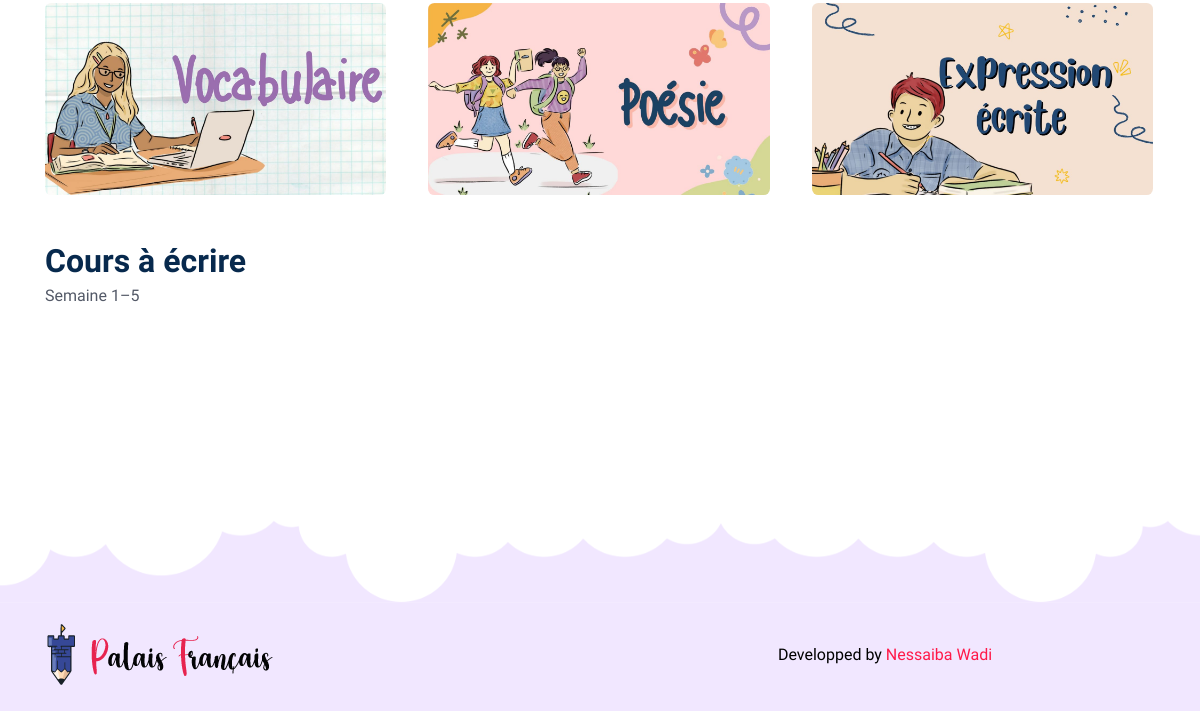
Page /Palais-Français/theme8.php (lower part) on the earlier database version.
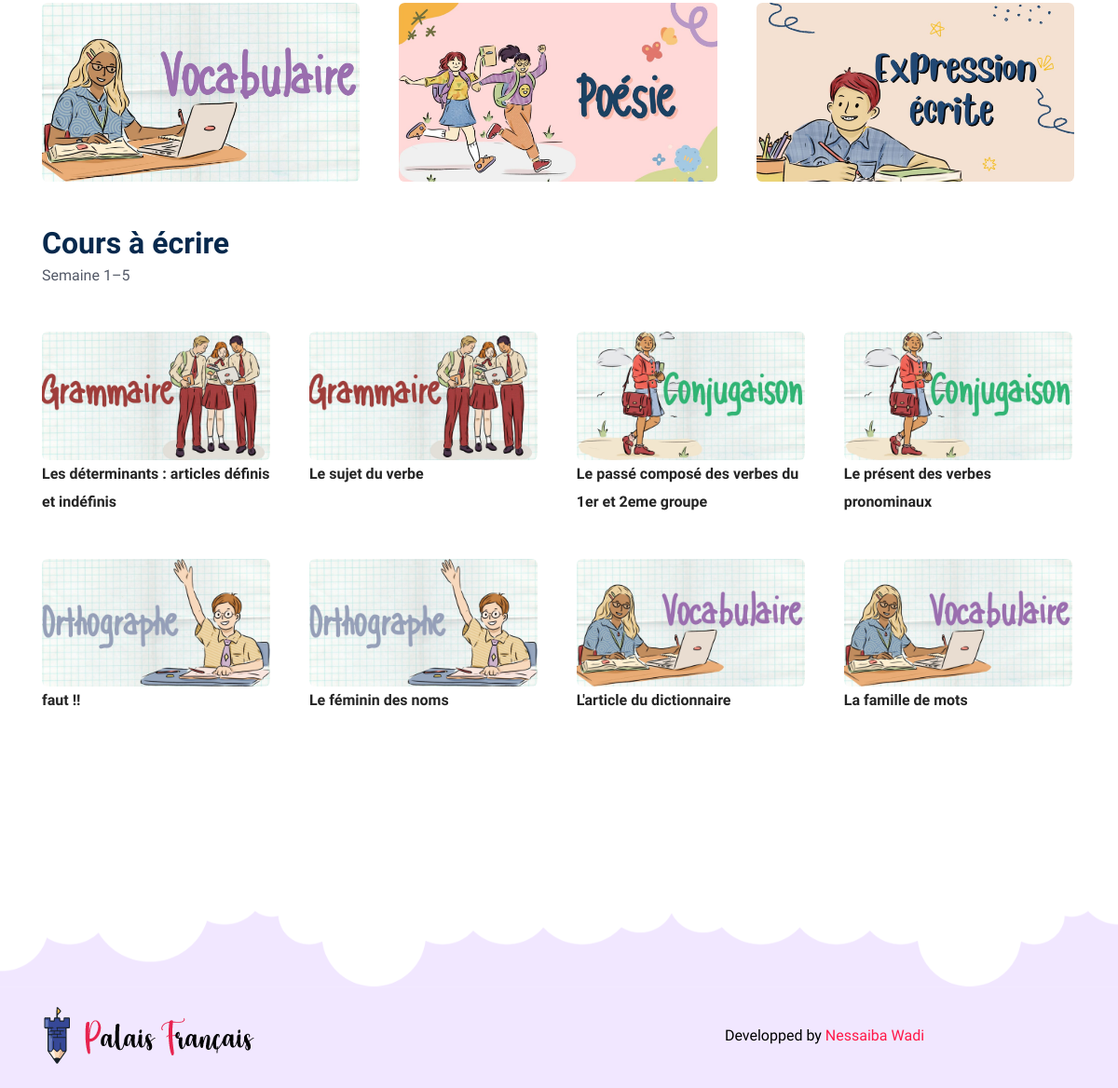
Same page on the later database version.
### tables this page shows
CREATE TABLE `courses` (
  `course_id` int(11) NOT NULL,
  `theme_id` int(11) DEFAULT NULL,
  `course_name` varchar(255) DEFAULT NULL,
  `course_pdf` varchar(255) DEFAULT NULL,
  `picture` varchar(255) DEFAULT NULL
);

CREATE TABLE `writingcourses` (
  `id` int(11) NOT NULL,
  `theme_id` int(11) DEFAULT NULL,
  `course_name` varchar(255) DEFAULT NULL,
  `course_pdf` varchar(255) DEFAULT NULL,
  `picture` varchar(255) DEFAULT NULL
);

### Palais-Français/theme8.php (the view, shortened to what this page needs)
<!DOCTYPE html>
<html lang="zxx">
<head>
    <link rel="stylesheet" href="assets/vendors/bootstrap/bootstrap.css">
    <link rel="stylesheet" href="assets/vendors/fontawesome/css/all.css">
    <link rel="stylesheet" href="assets/vendors/bicon/css/bicon.min.css">
    <link rel="stylesheet" href="assets/vendors/themify/themify-icons.css">
    <link rel="stylesheet" href="assets/vendors/animate-css/animate.css">
    <link rel="stylesheet" href="assets/vendors/woocommerce/woocommerce-layouts.css">
    <link rel="stylesheet" href="assets/vendors/woocommerce/woocommerce-small-screen.css">
    <link rel="stylesheet" href="assets/vendors/woocommerce/woocommerce.css">
    <link rel="stylesheet" href="assets/vendors/owl/assets/owl.carousel.min.css">
    <link rel="stylesheet" href="assets/vendors/owl/assets/owl.theme.default.min.css">
    <link rel="stylesheet" href="assets/css/style.css">
    <link rel="stylesheet" href="assets/css/responsive.css">
</head>
<body id="top-header">
<main class="site-main page-wrapper woocommerce">
    <section class="space-3">
        <div class="container">
            <div class="row">
                <div class="col-lg-12 mb-4 mb-lg-0">
                    <ul class="products columns-3">
                        <?php
                        include "conn.php";
                        $theme_id = 11;
                        $resultCourses = $mysqli->query("SELECT * FROM Courses WHERE theme_id = $theme_id");
                        $counter = 0;
                        while ($course = $resultCourses->fetch_assoc()) {
                            $counter++;
                            $class = ($counter % 3 == 0) ? 'product last' : 'product';
                            ?>
                            <li class="<?php echo $class; ?>">
                                <div class="product-wrap">
                                    <?php echo '<a href="' . $course['course_pdf'] . '" target="_blank" class=""><img src="' . $course['picture'] . '" alt=""></a>'; ?>
                                </div>
                            </li>
                            <?php
                        }?>
                    </ul>
                </div>
            </div>
        </div>
    </section>
    <section class="space-3">
        <div class="container">
            <div class="row">
                <div class="col-lg-12 mb-4 mb-lg-0">
                    <div class="section-title">
                        <h2 class="title d-block text-left-sm">Cours à écrire</h2>
                        <p class="woocommerce-result-count"> Semaine 1–5</p>
                    </div>
                    <ul class="products columns-4">
                        <?php
                        include "conn.php";
                        $theme_id = 11;
                        $resultsCourses = $mysqli->query("SELECT * FROM writingcourses WHERE theme_id = $theme_id");
                        $counter = 0;
                        while ($courses = $resultsCourses->fetch_assoc()) {
                            $counter++;
                            $class = ($counter % 4 == 0) ? 'product last' : 'product';
                            ?>
                            <li class="<?php echo $class; ?>">
                                <div class="product-wrap">
                                    <?php echo '<a href="' . $courses['course_pdf'] . '" target="_blank" class=""><img src="' . $courses['picture'] . '" alt=""></a>'; ?>
                                </div>
                                <span class="price">
                                <span class="woocommerce-Price-amount amount">
                                     <?php echo $courses['course_name'] ?>
                                </span>
                            </span>
                            </li>
                            <?php
                        } ?>
                    </ul>
                </div>
            </div>
        </div>
    </section>
</main>
<?php include "footer.php" ?>
<div class="fixed-btm-top">
</div>
</body>
</html>

Differences in the rows shown:
added writingcourses: picture (picture), course_name "Les déterminants : articles définis et indéfinis"
added writingcourses: picture (picture), course_name "Le sujet du verbe"
added writingcourses: picture (picture), course_name "Le passé composé des verbes du 1er et 2eme groupe"
added writingcourses: picture (picture), course_name "Le présent des verbes pronominaux"
added writingcourses: picture (picture), course_name "faut !!"
added writingcourses: picture (picture), course_name "Le féminin des noms"
added writingcourses: picture (picture), course_name "L'article du dictionnaire"
added writingcourses: picture (picture), course_name "La famille de mots"
